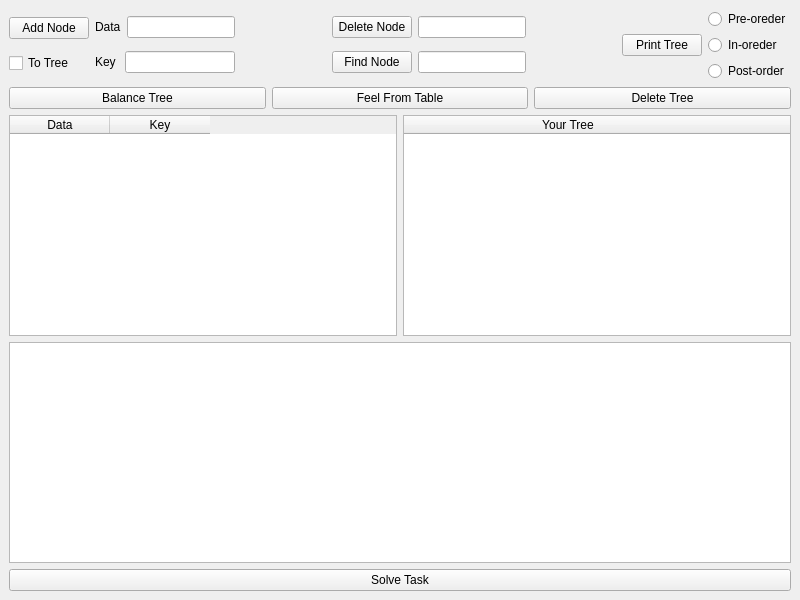
<?xml version="1.0" encoding="UTF-8"?>
<ui version="4.0">
 <class>MainWindow</class>
 <widget class="QMainWindow" name="MainWindow">
  <property name="geometry">
   <rect>
    <x>0</x>
    <y>0</y>
    <width>800</width>
    <height>600</height>
   </rect>
  </property>
  <property name="windowTitle">
   <string>MainWindow</string>
  </property>
  <widget class="QWidget" name="centralwidget">
   <layout class="QGridLayout" name="gridLayout">
    <item row="0" column="0" colspan="3">
     <layout class="QHBoxLayout" name="horizontalLayout_7">
      <item>
       <layout class="QHBoxLayout" name="horizontalLayout_5">
        <item>
         <layout class="QVBoxLayout" name="verticalLayout_5">
          <item>
           <widget class="QPushButton" name="add_node">
            <property name="text">
             <string>Add Node</string>
            </property>
           </widget>
          </item>
          <item>
           <widget class="QCheckBox" name="to_tree">
            <property name="text">
             <string>To Tree</string>
            </property>
           </widget>
          </item>
         </layout>
        </item>
        <item>
         <layout class="QVBoxLayout" name="verticalLayout_2">
          <item>
           <layout class="QHBoxLayout" name="horizontalLayout_3">
            <item>
             <widget class="QLabel" name="label">
              <property name="text">
               <string>Data</string>
              </property>
             </widget>
            </item>
            <item>
             <widget class="QLineEdit" name="data"/>
            </item>
           </layout>
          </item>
          <item>
           <layout class="QHBoxLayout" name="horizontalLayout_4">
            <item>
             <widget class="QLabel" name="label_2">
              <property name="text">
               <string>Key </string>
              </property>
             </widget>
            </item>
            <item>
             <widget class="QLineEdit" name="key"/>
            </item>
           </layout>
          </item>
         </layout>
        </item>
       </layout>
      </item>
      <item>
       <spacer name="horizontalSpacer">
        <property name="orientation">
         <enum>Qt::Horizontal</enum>
        </property>
        <property name="sizeHint" stdset="0">
         <size>
          <width>37</width>
          <height>17</height>
         </size>
        </property>
       </spacer>
      </item>
      <item>
       <layout class="QVBoxLayout" name="verticalLayout">
        <item>
         <layout class="QHBoxLayout" name="horizontalLayout">
          <item>
           <widget class="QPushButton" name="delete_node">
            <property name="text">
             <string>Delete Node</string>
            </property>
           </widget>
          </item>
          <item>
           <widget class="QLineEdit" name="del"/>
          </item>
         </layout>
        </item>
        <item>
         <layout class="QHBoxLayout" name="horizontalLayout_2">
          <item>
           <widget class="QPushButton" name="find_node">
            <property name="text">
             <string>Find Node</string>
            </property>
           </widget>
          </item>
          <item>
           <widget class="QLineEdit" name="find"/>
          </item>
         </layout>
        </item>
       </layout>
      </item>
      <item>
       <spacer name="horizontalSpacer_2">
        <property name="orientation">
         <enum>Qt::Horizontal</enum>
        </property>
        <property name="sizeHint" stdset="0">
         <size>
          <width>16</width>
          <height>17</height>
         </size>
        </property>
       </spacer>
      </item>
      <item>
       <widget class="QPushButton" name="pint_tree">
        <property name="text">
         <string>Print Tree</string>
        </property>
       </widget>
      </item>
      <item>
       <layout class="QHBoxLayout" name="horizontalLayout_6">
        <item>
         <layout class="QVBoxLayout" name="verticalLayout_4">
          <item>
           <widget class="QRadioButton" name="pre_order">
            <property name="text">
             <string>Pre-oreder</string>
            </property>
           </widget>
          </item>
          <item>
           <widget class="QRadioButton" name="in_order">
            <property name="text">
             <string>In-oreder</string>
            </property>
           </widget>
          </item>
          <item>
           <widget class="QRadioButton" name="post_order">
            <property name="text">
             <string>Post-order</string>
            </property>
           </widget>
          </item>
         </layout>
        </item>
       </layout>
      </item>
     </layout>
    </item>
    <item row="1" column="0">
     <widget class="QPushButton" name="balance_tree">
      <property name="text">
       <string>Balance Tree</string>
      </property>
     </widget>
    </item>
    <item row="1" column="1">
     <widget class="QPushButton" name="fill_from_table">
      <property name="text">
       <string>Feel From Table</string>
      </property>
     </widget>
    </item>
    <item row="1" column="2">
     <widget class="QPushButton" name="del_tree">
      <property name="text">
       <string>Delete Tree</string>
      </property>
     </widget>
    </item>
    <item row="2" column="0" colspan="3">
     <layout class="QVBoxLayout" name="verticalLayout_6">
      <item>
       <layout class="QVBoxLayout" name="verticalLayout_3">
        <item>
         <layout class="QHBoxLayout" name="horizontalLayout_8">
          <item>
           <widget class="QTableWidget" name="tableWidget">
            <column>
             <property name="text">
              <string>Data</string>
             </property>
            </column>
            <column>
             <property name="text">
              <string>Key</string>
             </property>
            </column>
           </widget>
          </item>
          <item>
           <widget class="QTreeWidget" name="treeView">
            <property name="columnCount">
             <number>1</number>
            </property>
            <column>
             <property name="text">
              <string>                                         Your Tree                                                                     </string>
             </property>
            </column>
           </widget>
          </item>
         </layout>
        </item>
       </layout>
      </item>
      <item>
       <widget class="QPlainTextEdit" name="textBrowser"/>
      </item>
      <item>
       <widget class="QPushButton" name="solve_task">
        <property name="text">
         <string>Solve Task</string>
        </property>
       </widget>
      </item>
     </layout>
    </item>
   </layout>
  </widget>
 </widget>
 <resources/>
 <connections/>
</ui>
